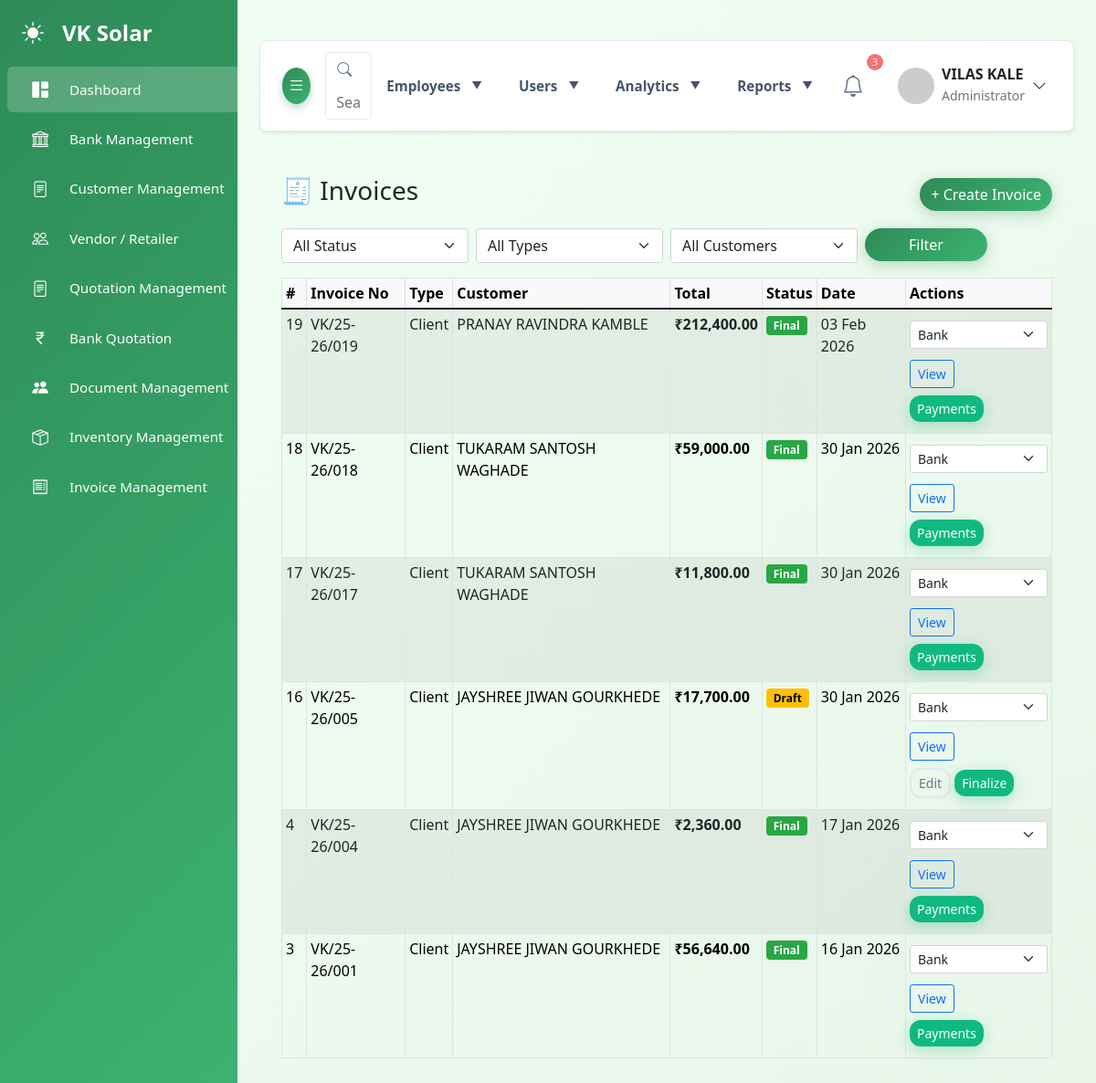
The page /admin/invoice/invoices.php (signed in) on the database its author committed.
### tables this page shows
CREATE TABLE `invoices` (
  `id` int NOT NULL,
  `invoice_no` varchar(50) NOT NULL,
  `invoice_type` enum('client','retailer') NOT NULL,
  `reference_id` int NOT NULL,
  `invoice_date` date NOT NULL,
  `due_date` date DEFAULT NULL,
  `financial_year` varchar(9) NOT NULL,
  `warehouse_id` int NOT NULL,
  `subtotal` decimal(12,2) DEFAULT '0.00',
  `cgst` decimal(12,2) DEFAULT '0.00',
  `sgst` decimal(12,2) DEFAULT '0.00',
  `igst` decimal(12,2) DEFAULT '0.00',
  `total` decimal(12,2) DEFAULT '0.00',
  `status` enum('draft','final','cancelled') DEFAULT 'draft',
  `payment_status` enum('pending','partial','paid') DEFAULT 'pending',
  `note` text,
  `created_by` int DEFAULT NULL,
  `created_at` datetime DEFAULT CURRENT_TIMESTAMP,
  `paid_amount` decimal(12,2) DEFAULT '0.00',
  `due_amount` decimal(12,2) DEFAULT '0.00'
);

CREATE TABLE `clients` (
  `id` int NOT NULL,
  `name` varchar(255)  NOT NULL,
  `consumer_number` varchar(100)  NOT NULL,
  `billing_unit` varchar(100)  DEFAULT NULL,
  `adhar` bigint NOT NULL,
  `mobile` varchar(15)  DEFAULT NULL,
  `email` varchar(255)  DEFAULT NULL,
  `district` varchar(255)  DEFAULT NULL,
  `block` varchar(255)  DEFAULT NULL,
  `taluka` varchar(255)  DEFAULT NULL,
  `pincode` int NOT NULL,
  `village` varchar(255)  DEFAULT NULL,
  `location` text ,
  `mahadiscom_email` varchar(255)  DEFAULT NULL,
  `mahadiscom_email_password` varchar(255)  DEFAULT NULL,
  `mahadiscom_mobile` varchar(15)  DEFAULT NULL,
  `mahadiscom_user_id` varchar(255)  DEFAULT NULL,
  `mahadiscom_password` varchar(255)  DEFAULT NULL,
  `name_change_require` enum('yes','no')  DEFAULT NULL,
  `application_no_name_change` varchar(255)  DEFAULT NULL,
  `pm_suryaghar_registration` enum('yes','no')  DEFAULT NULL,
  `pm_suryaghar_app_id` varchar(255)  DEFAULT NULL,
  `pm_registration_date` date DEFAULT NULL,
  `load_change_application_number` varchar(255)  DEFAULT NULL,
  `rooftop_solar_application_number` varchar(255)  DEFAULT NULL,
  `kilo_watt` decimal(10,2) DEFAULT NULL,
  `load_change_status` enum('Done','Not')  DEFAULT NULL,
  `bank_loan_status` enum('yes','no')  DEFAULT NULL,
  `bank_name` varchar(255)  DEFAULT NULL,
  `account_number` varchar(255)  DEFAULT NULL,
  `ifsc_code` varchar(255)  DEFAULT NULL,
  `jan_samartha_application_no` varchar(255)  DEFAULT NULL,
  `loan_amount` decimal(15,2) DEFAULT NULL,
  `first_installment_amount` decimal(15,2) DEFAULT NULL,
  `second_installment_amount` decimal(15,2) DEFAULT NULL,
  `remaining_amount` decimal(15,2) DEFAULT NULL,
  `inverter_company_name` varchar(255)  DEFAULT NULL,
  `inverter_capacity` varchar(50)  DEFAULT NULL,
  `inverter_serial_number` varchar(255)  DEFAULT NULL,
  `solar_type` enum('DCR','NON-DCR')  DEFAULT NULL,
  `dcr_certificate_number` varchar(255)  DEFAULT NULL,
  `number_of_panels` int DEFAULT NULL,
  `company_name` varchar(255)  NOT NULL,
  `wattage` int NOT NULL,
  `panel_serial_numbers` text ,
  `rts_portal_status` enum('yes','no')  DEFAULT NULL,
  `meter_number` varchar(255)  DEFAULT NULL,
  `meter_installation_date` date DEFAULT NULL,
  `pm_redeem_status` enum('yes','no')  DEFAULT NULL,
  `subsidy_amount` decimal(15,2) DEFAULT NULL,
  `subsidy_redeem_date` date DEFAULT NULL,
  `reference_name` varchar(255)  DEFAULT NULL,
  `reference_contact` varchar(255)  DEFAULT NULL,
  `estimate_amount` decimal(15,2) DEFAULT NULL,
  `geo_tagging_photo` varchar(500)  DEFAULT NULL,
  `geo_tagged_photo` varchar(500)  DEFAULT NULL,
  `email_password` varchar(255)  DEFAULT NULL,
  `created_at` timestamp NULL DEFAULT CURRENT_TIMESTAMP,
  `updated_at` timestamp NULL DEFAULT CURRENT_TIMESTAMP ON UPDATE CURRENT_TIMESTAMP,
  `step9_completed` tinyint(1) DEFAULT '0',
  `step12_completed` tinyint(1) DEFAULT '0',
  `step10_completed` tinyint(1) DEFAULT '0'
);

### admin/invoice/invoices.php (the view, shortened to what this page needs)
<?php
require_once __DIR__ . '/../connect/auth_middleware.php';
$sql = "
SELECT
  i.id,
  i.invoice_no,
  i.invoice_type,
  i.status,
  i.total,
  i.created_at,
  c.name AS customer_name
FROM invoices i
LEFT JOIN clients c ON c.id = i.reference_id
WHERE 1=1
";
$sql .= " ORDER BY i.created_at DESC LIMIT 500";
$stmt = $conn->prepare($sql);
$stmt->execute();
$invoices = $stmt->get_result()->fetch_all(MYSQLI_ASSOC);
?>
<!doctype html>
<html>
<head>
<?php require_once __DIR__ . '/../include/head2.php'; ?>
<link href="https://cdn.jsdelivr.net/npm/bootstrap@5.1.3/dist/css/bootstrap.min.css" rel="stylesheet">
</head>
<body>
<?php $cwd = getcwd(); chdir(__DIR__ . '/..'); include 'include/sidebar.php'; chdir($cwd); ?>
<div id="main-content">
<?php $cwd = getcwd(); chdir(__DIR__ . '/..'); include 'include/navbar.php'; chdir($cwd); ?>
<main class="container-fluid py-4">
<div class="d-flex justify-content-between align-items-center mb-3">
  <h3>🧾 Invoices</h3>
  <a href="invoice_create.php" class="btn btn-primary">+ Create Invoice</a>
</div>
<form class="row g-2 mb-3">
  <div class="col-md-3">
    <select name="status" class="form-select">
      <option value="">All Status</option>
    </select>
  </div>
  <div class="col-md-3">
    <select name="type" class="form-select">
      <option value="">All Types</option>
    </select>
  </div>
  <div class="col-md-3">
    <select name="customer_id" class="form-select">
      <option value="">All Customers</option>
    </select>
  </div>
  <div class="col-md-2">
    <button class="btn btn-primary w-100">Filter</button>
  </div>
</form>
<div class="table-responsive">
<table class="table table-bordered table-striped table-sm">
<thead class="table-light">
<tr>
  <th>#</th>
  <th>Invoice No</th>
  <th>Type</th>
  <th>Customer</th>
  <th>Total</th>
  <th>Status</th>
  <th>Date</th>
  <th width="160">Actions</th>
</tr>
</thead>
<tbody>
<?php foreach ($invoices as $i): ?>
<tr>
  <td><?= $i['id'] ?></td>
  <td><?= htmlspecialchars($i['invoice_no']) ?></td>
  <td><?= ucfirst($i['invoice_type']) ?></td>
  <td><?= htmlspecialchars($i['customer_name'] ?? '—') ?></td>
  <td class="amount">₹<?= number_format($i['total'],2) ?></td>
  <td>
    <?php if ($i['status']==='draft'): ?>
      <span class="badge badge-draft">Draft</span>
    <?php else: ?>
      <span class="badge badge-final">Final</span>
    <?php endif; ?>
  </td>
  <td><?= date('d M Y', strtotime($i['created_at'])) ?></td>
  <td>
<form method="get" action="invoice_view.php" class="d-flex flex-wrap gap-1">
    <select name="bank_id" class="form-select form-select-sm mt-2" required>
        <option value="">Bank</option>
    </select>
    <button class="btn btn-sm btn-outline-primary my-2">View</button>
  </form>
  <?php if ($i['status']==='draft'): ?>
      <a href="invoice_create.php?id=<?= $i['id'] ?>" class="btn mb-2 btn-sm btn-outline-secondary">Edit</a>
      <a href="invoice_finalize.php?id=<?= $i['id'] ?>" class="btn mb-2 btn-sm btn-success" onclick="return confirm('Finalize this invoice? This will deduct stock and cannot be undone.')">Finalize</a>
  <?php endif; ?>
  <?php if ($i['status'] === 'final'): ?>
<a href="invoice_payments.php?invoice_id=<?= $i['id'] ?>"
   class="btn btn-sm btn-success mb-2">
   Payments
</a>
<?php endif; ?>
</td>
</tr>
<?php endforeach; ?>
</tbody>
</table>
</div>
</main>
</div>
</body>
</html>

### admin/css&js/style.css (style rules this page uses)
:root { --primary: #2e8b57; --primary-light: #3cb371; --primary-dark: #1e6b47; --secondary: #f5f5f5; --accent: #87ceeb; --accent-light: #b0e2ff; --earth: #d2b48c; --earth-light: #f0e6d6; --dark: #2c3e50; --light: #f8f9fa; --gradient-primary: linear-gradient( 135deg, var(--primary) 0%, var(--primary-light) 100% ); --gradient-secondary: linear-gradient( 135deg, var(--earth-light) 0%, var(--secondary) 100% ); --gradient-hero: linear-gradient( 135deg, rgba(46, 139, 87, 0.85) 0%, rgba(60, 179, 113, 0.85) 100% ); --gradient-nature: linear-gradient( 135deg, var(--primary) 0%, var(--accent) 100% ); --background-light: #f1f5f9; --text-light: #64748b; --card-bg-light: #ffffff; --border-color-light: #e2e8f0; --success-color: #10b981; --danger-color: #f87171; --warning-color: #fbbf24; }
body { font-family: "Inter", sans-serif; background-color: var(--background-light); color: var(--text-light); padding-top: 20px; overflow-x: hidden; }
#main-content { margin-left: 260px; padding: 1.5rem; transition: margin-left 0.3s ease-in-out; }
.btn-primary { background: var(--gradient-primary) !important; border: none !important; box-shadow: 0 4px 15px rgba(46, 139, 87, 0.3); border-radius: 25px !important; transition: all 0.3s ease; font-weight: 500; padding: 12px 30px; }
.table { color: var(--text-light); }

### admin/css&js/carousel.css (style rules this page uses)
:root { --primary: #2e8b57; --primary-light: #3cb371; --primary-dark: #1e6b47; --secondary: #f5f5f5; --accent: #87ceeb; --dark: #2c3e50; --light: #f8f9fa; --gradient-primary: linear-gradient( 135deg, var(--primary) 0%, var(--primary-light) 100% ); --background-light: #f1f5f9; --text-light: #64748b; --card-bg-light: #ffffff; --border-color-light: #e2e8f0; --success-color: #10b981; --danger-color: #f87171; --warning-color: #fbbf24; }
body { font-family: "Inter", sans-serif; background-color: var(--background-light); color: var(--text-light); padding-top: 20px; overflow-x: hidden; }
#main-content { margin-left: 260px; padding: 1.5rem; transition: margin-left 0.3s ease-in-out; }
.btn-primary { background: var(--gradient-primary) !important; border: none !important; box-shadow: 0 4px 15px rgba(46, 139, 87, 0.3); border-radius: 0.75rem !important; transition: all 0.3s ease; font-weight: 600; padding: 12px 30px; }
.btn-outline-secondary { border: 2px solid var(--border-color-light) !important; color: var(--text-light) !important; border-radius: 0.75rem !important; transition: all 0.3s ease; font-weight: 600; padding: 12px 30px; }
.btn-success { background: var(--success-color) !important; border: none !important; box-shadow: 0 4px 15px rgba(16, 185, 129, 0.3); border-radius: 0.75rem !important; transition: all 0.3s ease; font-weight: 600; padding: 12px 30px; }

### admin/css&js/logo&brand.css (style rules this page uses)
:root { --primary-green: #48bb78; --dark-green: #38a169; --light-green: #c6f6d5; --accent-green: #68d391; --text-dark: #2d3748; --text-light: #718096; --bg-light: #f7fafc; --border: #e2e8f0; --shadow: 0 2px 4px -1px rgba(0, 0, 0, 0.1), 0 1px 2px -1px rgba(0, 0, 0, 0.06); --shadow-lg: 0 4px 6px -1px rgba(0, 0, 0, 0.1), 0 2px 4px -1px rgba(0, 0, 0, 0.06); }
.btn-primary { background: linear-gradient(135deg, var(--primary-green), var(--dark-green)); border: none; border-radius: 8px; padding: 10px 20px; font-weight: 600; display: flex; align-items: center; gap: 6px; transition: all 0.3s ease; box-shadow: 0 2px 4px rgba(72, 187, 120, 0.2); font-size: 0.9rem; }

### admin/css&js/project.css (style rules this page uses)
:root { --primary: #2e8b57; --primary-light: #3cb371; --primary-dark: #1e6b47; --secondary: #f5f5f5; --accent: #87ceeb; --accent-light: #b0e2ff; --earth: #d2b48c; --earth-light: #f0e6d6; --dark: #2c3e50; --light: #f8f9fa; --gradient-primary: linear-gradient( 135deg, var(--primary) 0%, var(--primary-light) 100% ); --background-light: #f1f5f9; --text-light: #64748b; --card-bg-light: #ffffff; --border-color-light: #e2e8f0; --success-color: #10b981; --danger-color: #f87171; --warning-color: #fbbf24; }
body { font-family: "Inter", sans-serif; background-color: var(--background-light); color: var(--text-light); padding-top: 20px; overflow-x: hidden; }
#main-content { margin-left: 260px; padding: 1.5rem; transition: margin-left 0.3s ease-in-out; }
.btn-primary { background: var(--gradient-primary) !important; border: none !important; box-shadow: 0 4px 15px rgba(46, 139, 87, 0.3); border-radius: 25px !important; transition: all 0.3s ease; font-weight: 500; padding: 12px 30px; }
.table { color: var(--text-light); }

### admin/invoice/invoices.php (style rules this page uses)
.badge-draft { background:#ffc107; color:#000; }
.badge-final { background:#28a745; }
.amount { font-weight:600; }

### rows shown on the page
invoices: id "19", invoice_no "VK/25-26/019", invoice_type "Client", clients.name "PRANAY RAVINDRA KAMBLE", total "212,400.00", status "Final", created_at "03 Feb 2026"
invoices: id "18", invoice_no "VK/25-26/018", invoice_type "Client", clients.name "TUKARAM SANTOSH WAGHADE", total "59,000.00", status "Final", created_at "30 Jan 2026"
invoices: id "17", invoice_no "VK/25-26/017", invoice_type "Client", clients.name "TUKARAM SANTOSH WAGHADE", total "11,800.00", status "Final", created_at "30 Jan 2026"
invoices: id "16", invoice_no "VK/25-26/005", invoice_type "Client", clients.name "JAYSHREE JIWAN GOURKHEDE", total "17,700.00", status "Draft", created_at "30 Jan 2026"
invoices: id "4", invoice_no "VK/25-26/004", invoice_type "Client", clients.name "JAYSHREE JIWAN GOURKHEDE", total "2,360.00", status "Final", created_at "17 Jan 2026"
invoices: id "3", invoice_no "VK/25-26/001", invoice_type "Client", clients.name "JAYSHREE JIWAN GOURKHEDE", total "56,640.00", status "Final", created_at "16 Jan 2026"

### other values the page prints
$current_user_name "VILAS KALE"
$role_names[$current_role] "Administrator"
